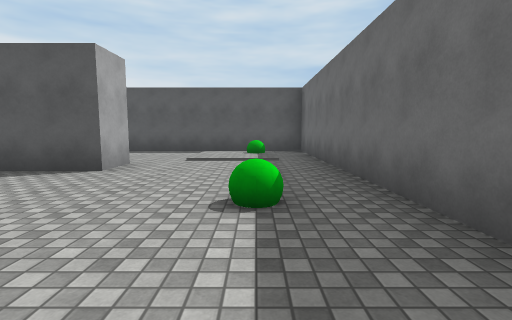
[1] (above)

17 first-person views from a walk through a scene from a Unity 3-D project. The camera is 1.3 m above the floor, tilts 6° down and sees 85° across. The floor is counted in squares, 2 m on a side. Each view is taken from the middle of a square. On the plan, view 1 faces up. The plan holds only what a view shows up to about 9 squares ahead; the rest is blank. Surface patterns are stand-ins for the level's own textures.

[2]
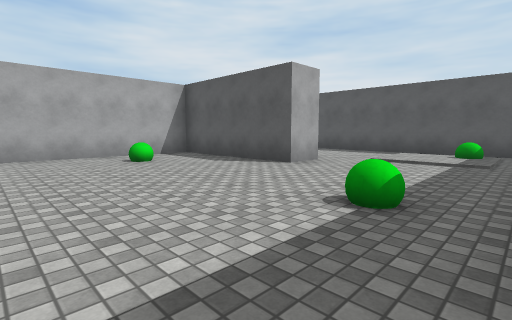

[3]
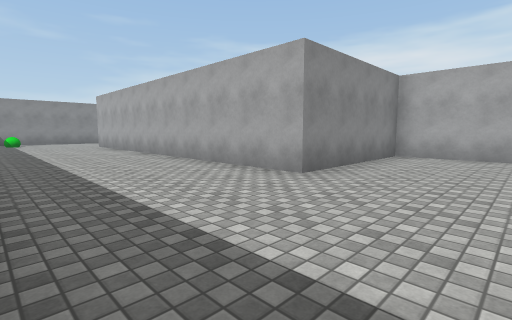

[4]
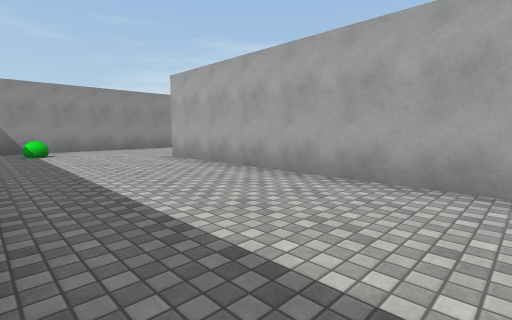

[5]
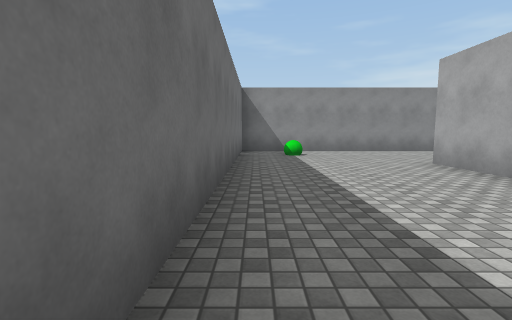

[6]
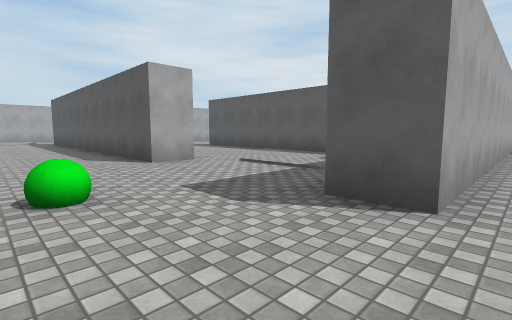

[7]
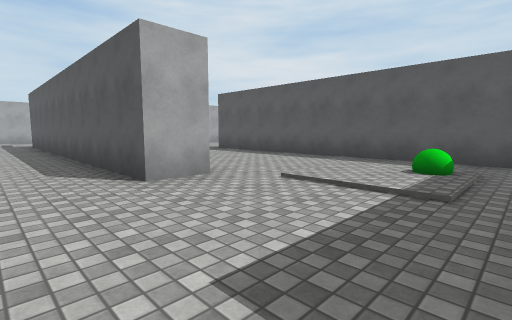

[8]
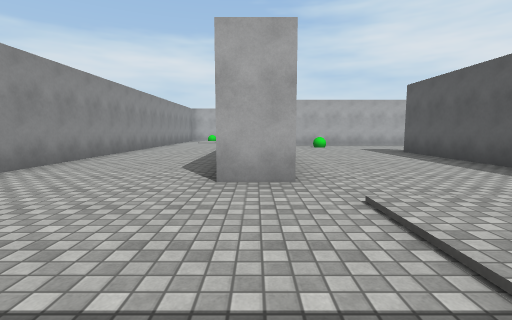

[9]
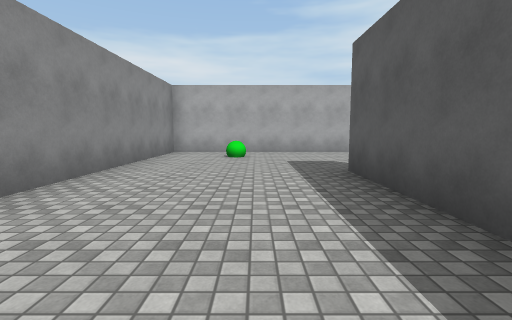

[10]
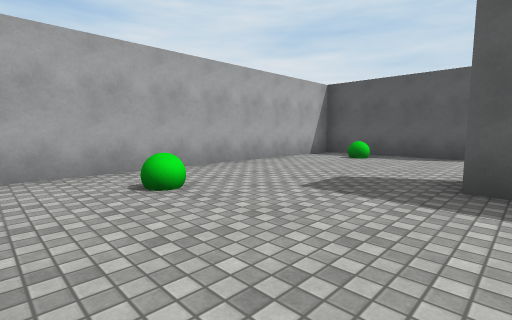

[11]
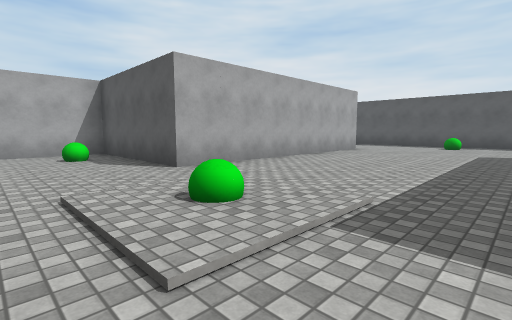

[12]
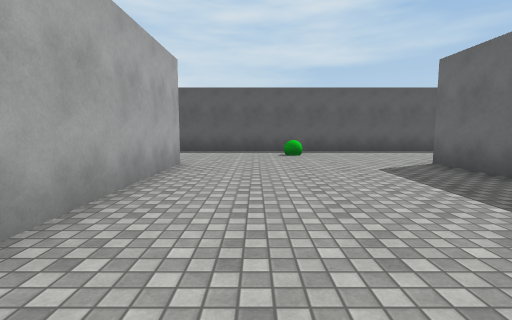

[13]
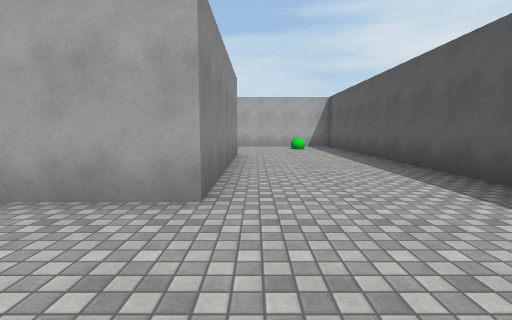

[14]
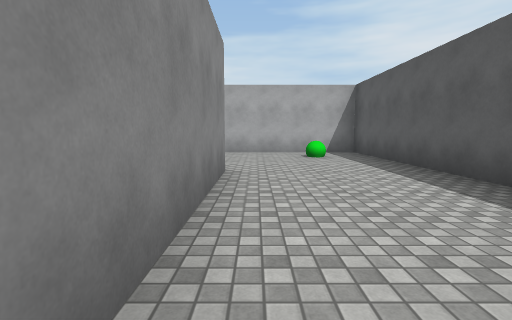

[15]
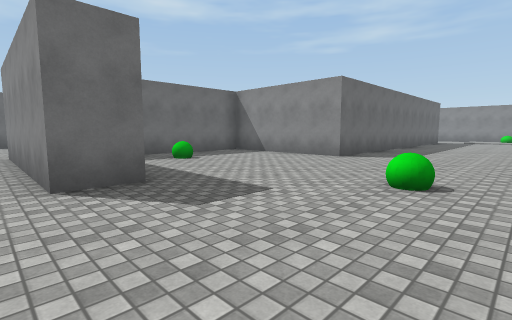

[16]
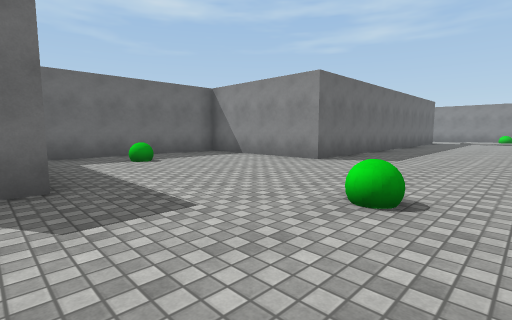

[17]
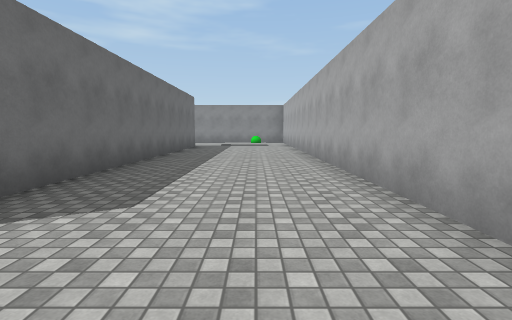

### Floor plan
Points are (right, up) in squares from view 1. A wall is a line through its corners. A room is listed if a view was taken in it or the views show most of it. See-through windows are left out.
Room 1 (views 1, 2, 3, 4, 5, 6, 7, 8, 9, 10, 11, 12, 13, 14, 15, 16, 17)
walls: (-7.5, 3.8) (-7.5, 5.5); (-4.2, -5.5) (-12.5, -5.5); (-7.5, -9.4) (-7.5, -10.5) (-15.4, -10.5); (-17.5, -8.1) (-17.5, -0.5) (-13.5, -0.5) (-13.5, 4); (-17.5, 4.4) (-17.5, 5.5) (-12.5, 5.5) (-12.5, -1.5) (-16.5, -1.5) (-16.5, -9.5) (-10.6, -9.5); (-2.5, 5.6) (-2.5, 4.5) (-6.5, 4.5) (-6.5, -0.5) (-2.5, -0.5) (-2.5, -10.5) (-3.5, -10.5); (-21.5, -0.5) (-21.5, -8.1); (1.4, 1.5) (1.4, 9) (-21.5, 9) (-21.5, 5); (-13.1, -13.9) (-8.2, -13.9); (-4.8, -13.9) (1.5, -13.9); (1.4, -13.6) (1.4, -5.4)
objects: other object (-20, 2); other object (-20, 7); other object (-15, -8); other object (-15, -3); other object (-15, 2); other object (-10, -3); other object (-10, 7); other object (-5, -13); other object (-5, -8); other object (-5, 2); other object (0, -13); other object (0, 2); other object (0, 7)

Positions as (right, up) in squares from view 1, and headings:
1: (0, 0), facing up
2: (1, 0), facing up-left
3: (1, 2), facing down-left
4: (1, -4), facing down-left
5: (1, -5), facing down
6: (-2, -13), facing up-left
7: (-4, -12), facing up-left
8: (-4, -10), facing left
9: (-8, -7), facing left
10: (-12, -9), facing up-left
11: (-8, -4), facing up-left
12: (-11, 0), facing up
13: (-10, 6), facing left
14: (-13, 6), facing left
15: (-21, 6), facing down-right
16: (-21, 5), facing down-right
17: (-20, 1), facing down
